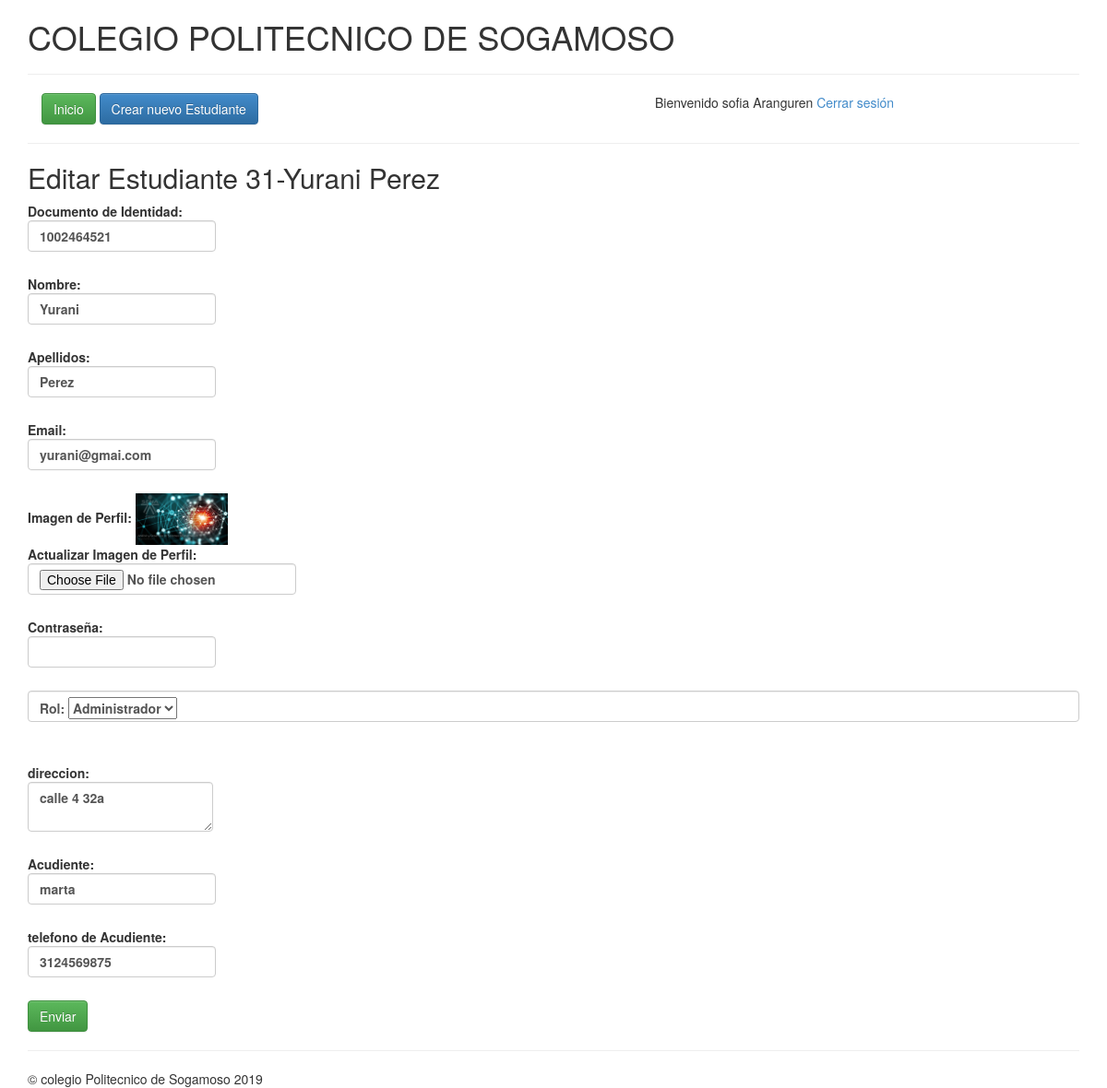
The app's page /editar.php?id=31 (signed in) with its own data.
### tables this page shows
CREATE TABLE IF NOT EXISTS `users` (
  `user_id` int(255) NOT NULL AUTO_INCREMENT,
  `identificacion` varchar(55) DEFAULT NULL,
  `nombre` varchar(50) DEFAULT NULL,
  `apellidos` varchar(255) DEFAULT NULL,
  `email` varchar(255) DEFAULT NULL,
  `password` varchar(255) DEFAULT NULL,
  `role` varchar(255) DEFAULT NULL,
  `direccion` text,
  `acudiente` varchar(255) DEFAULT NULL,
  `telefonoAcudiente` varchar(255) DEFAULT NULL,
  `image` varchar(255) DEFAULT NULL,
  PRIMARY KEY (`user_id`)
);

### editar.php (the view, shortened to what this page needs)
<?php require_once("includes/header.php")?>
<?php
function setValueField($datos,$field, $textarea=false){
  if(isset($datos) && count($datos)>=1){
    if($textarea != false){
      echo $datos[$field];
    }else{
      echo "value='{$datos[$field]}'";
    }
  }
}
$id=$_GET["id"];
$user_query=mysqli_query($db, "SELECT * FROM users WHERE user_id={$id}");
$user=mysqli_fetch_assoc($user_query);
?>
<h2>Editar Estudiante <?php echo $user["user_id"]."-".$user["nombre"]." ".$user["apellidos"];?></h2>
<form action="" method="POST" enctype="multipart/form-data">
<label for="identificacion">Documento de Identidad:
    <input type="text" name="identificacion" class="form-control" <?php setValueField($user, "identificacion");?>/>
    </label>
    <label for="nombre">Nombre:
    <input type="text" name="nombre" class="form-control" <?php setValueField($user, "nombre");?>/>
    </label>
    <label for="apellidos">Apellidos:
        <input type="text" name="apellidos" class="form-control" <?php setValueField($user, "apellidos");?>/>
    </label>
    <label for="email">Email:
        <input type="email" name="email" class="form-control" <?php setValueField($user, "email");?>/>
    </label>
    <label for="image">
      <?php if($user["image"] != null){?>
        Imagen de Perfil: <img src="uploads/<?php echo $user["image"] ?>" width="100"/><br/>
      <?php } ?>
        Actualizar Imagen de Perfil:
        <input type="file" name="image" class="form-control"/>
    </label>
    <label for="password">Contraseña:
        <input type="password" name="password" class="form-control"/>
    </label>
    <label for="role" class="form-control">Rol:
        <select name="role">
            <option value="1" <?php if($user["role"]==1){echo "selected='selected'";}?>>Administrador</option>
        </select>
    </label>
    <label for="direccion">direccion:
        <textarea name="direccion" class="form-control"><?php setValueField($user, "direccion", true);?></textarea>
    </label>
    <label for="acudiente">Acudiente:
    <input type="text" name="acudiente" class="form-control" <?php setValueField($user, "acudiente");?>/>
    </label>
    <label for="telefonoAcudiente">telefono de Acudiente:
    <input type="text" name="telefonoAcudiente" class="form-control" <?php setValueField($user, "telefonoAcudiente");?>/>
    </label>
    <input type="submit" value="Enviar" name="submit" class="btn btn-success"/>
</form>
<?php require_once("includes/footer.php")?>

### records on screen
users: user_id "31", nombre "Yurani", apellidos "Perez", identificacion "1002464521", email "yurani@gmai.com", image (picture), role "Administrador", direccion "calle 4 32a", acudiente "marta", telefonoAcudiente "3124569875"

### other values on screen
$_SESSION["logged"]["nombre"] "sofia"
$_SESSION["logged"]["apellidos"] "Aranguren"
